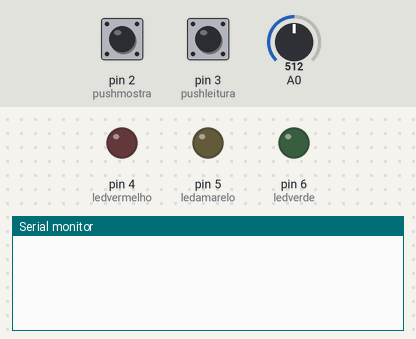
A sketch run on a simulated Arduino Uno, built with avr-gcc and run on an emulated ATmega328P. Shown: output pins drawn as LEDs (lit = HIGH), the last lines printed to the serial monitor. The test bench sets the inputs (shaded band); at power-on: pin 2 (pushmostra) LOW, pin 3 (pushleitura) LOW, A0 = 512.

Above: at 1.8 s.
1.9 s: pin 2 (pushmostra) pulled HIGH for 0.6 s
At 3.1 s:
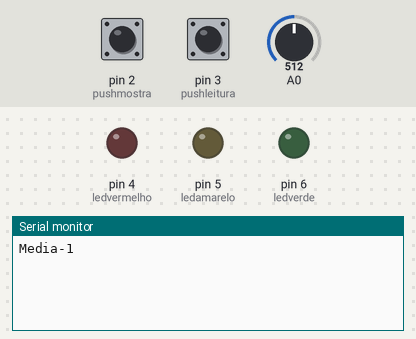
4.0 s: pin 3 (pushleitura) pulled HIGH for 0.6 s
At 5.1 s:
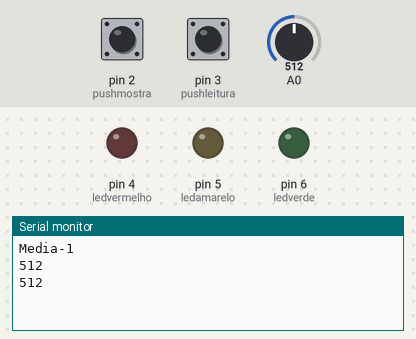

The sketch:

VetorPushSensorSolo.ino
```cpp
int ledverde=6;
int ledamarelo=5;
int ledvermelho=4;
int pushleitura=3;
int pushmostra=2;
int resist=0;
int vetor[5];
int i=0;
int cont=0;

void setup() {
  Serial.begin(9600);
  pinMode(pushleitura,INPUT);
  pinMode(pushmostra,INPUT);
  pinMode(ledverde,OUTPUT);
  pinMode(ledamarelo,OUTPUT);
  pinMode(ledvermelho,OUTPUT);
}

void leitura(){
  resist=analogRead(A0);
  Serial.println(resist);
  vetor[i]=resist;
  i++;
  }

void mostra(){
  int soma=0;
  for (cont=0;cont<i;cont++){
    Serial.print(vetor[cont]);
    Serial.print("-");
    soma=soma+vetor[cont];
    }
    Serial.println("Media"+String(soma/i));
    delay(500);
  }
void loop() {
  if (digitalRead(pushleitura)==HIGH &&i<5){leitura();}
  if (digitalRead(pushmostra)==HIGH){mostra();}
  delay(500);
}
```

Measured:
- after the input at 1.9 s, the serial monitor: prints a new line after 0.10 s (image 1)
- after the input at 4.0 s, the serial monitor: prints a new line at once (image 2)
